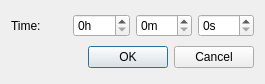
<?xml version="1.0" encoding="UTF-8"?>
<ui version="4.0">
 <class>Dialog</class>
 <widget class="QDialog" name="Dialog">
  <property name="geometry">
   <rect>
    <x>0</x>
    <y>0</y>
    <width>265</width>
    <height>84</height>
   </rect>
  </property>
  <property name="windowTitle">
   <string>Set timer</string>
  </property>
  <layout class="QVBoxLayout" name="verticalLayout">
   <item>
    <layout class="QHBoxLayout" name="horizontalLayout">
     <item>
      <widget class="QLabel" name="label">
       <property name="text">
        <string>Time:</string>
       </property>
      </widget>
     </item>
     <item>
      <widget class="QSpinBox" name="hoursSpinBox">
       <property name="suffix">
        <string>h</string>
       </property>
       <property name="maximum">
        <number>100</number>
       </property>
      </widget>
     </item>
     <item>
      <widget class="QSpinBox" name="minutesSpinBox">
       <property name="suffix">
        <string>m</string>
       </property>
       <property name="maximum">
        <number>59</number>
       </property>
      </widget>
     </item>
     <item>
      <widget class="QSpinBox" name="secondsSpinBox">
       <property name="suffix">
        <string>s</string>
       </property>
       <property name="maximum">
        <number>59</number>
       </property>
      </widget>
     </item>
    </layout>
   </item>
   <item>
    <widget class="QDialogButtonBox" name="buttonBox">
     <property name="orientation">
      <enum>Qt::Horizontal</enum>
     </property>
     <property name="standardButtons">
      <set>QDialogButtonBox::Cancel|QDialogButtonBox::Ok</set>
     </property>
    </widget>
   </item>
  </layout>
 </widget>
 <resources/>
 <connections>
  <connection>
   <sender>buttonBox</sender>
   <signal>accepted()</signal>
   <receiver>Dialog</receiver>
   <slot>accept()</slot>
   <hints>
    <hint type="sourcelabel">
     <x>248</x>
     <y>254</y>
    </hint>
    <hint type="destinationlabel">
     <x>157</x>
     <y>274</y>
    </hint>
   </hints>
  </connection>
  <connection>
   <sender>buttonBox</sender>
   <signal>rejected()</signal>
   <receiver>Dialog</receiver>
   <slot>reject()</slot>
   <hints>
    <hint type="sourcelabel">
     <x>316</x>
     <y>260</y>
    </hint>
    <hint type="destinationlabel">
     <x>286</x>
     <y>274</y>
    </hint>
   </hints>
  </connection>
 </connections>
</ui>
